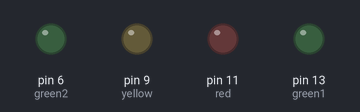
Bench run of a sketch on a simulated Arduino Uno, built with avr-gcc and run on an emulated ATmega328P. Parts: output pins drawn as LEDs (lit = HIGH).

Above: at 0.6 s.
At 3.1 s:
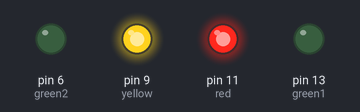
At 10.9 s:
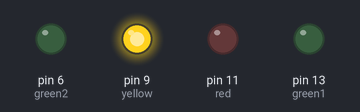
At 32.8 s:
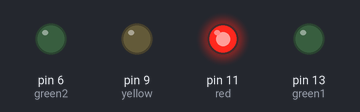
At 65.5 s:
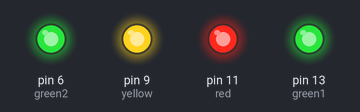
At 67.0 s:
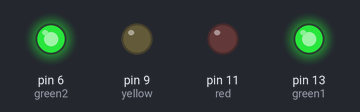
Timing chart, 0 to 106.9 s (numbered marks = the images above):
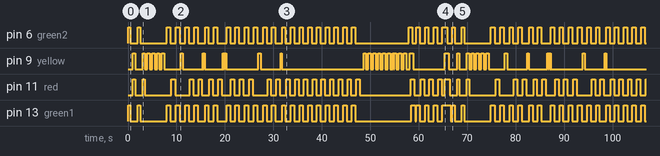

The sketch:

LED_ChristmasProject.INO
```cpp
//This project will synch the lights to the song Jingle Bell Rock when both are stared at the same time

void setup() {
  // assign lights to pins
  int green1 = 13;
  int green2 = 6;
  int yellow = 9;
  int red = 11;

  // set pins as output
  pinMode(green1, OUTPUT);
  pinMode(green2, OUTPUT);
  pinMode(red, OUTPUT);
  pinMode(yellow, OUTPUT);

  // start music
  // intro music - green on, then red and yellow, then bell pattern
  for (int i = 0; i < 2; i++) {
    digitalWrite(green1, HIGH);
    digitalWrite(green2, HIGH);
    delay(500);
    digitalWrite(green1, LOW);
    digitalWrite(green2, LOW);
    delay(500);
    digitalWrite(red, HIGH);
    digitalWrite(yellow, HIGH);
    delay(500);
    digitalWrite(red, LOW);
    digitalWrite(yellow, LOW);
    delay(500);
  }

  // bell sound
  for (int i = 0; i < 4; i++) {
    digitalWrite(yellow, HIGH);
    delay(500);
    digitalWrite(yellow, LOW);
    delay(500);
  }

  // full song pattern with functions
  for (int i = 0; i < 1; i++) JBJBJBRFunction();
  for (int i = 0; i < 2; i++) mainmusicFunction();
  for (int i = 0; i < 3; i++) GuitarFunction();
  for (int i = 0; i < 2; i++) mainmusicFunction();
  delay(100);
  for (int i = 0; i < 5; i++) GuitarFunction();
  for (int i = 0; i < 2; i++) mainmusicFunction();
  delay(100);
  for (int i = 0; i < 1; i++) JBJBJBRFunction();
  for (int i = 0; i < 2; i++) mainmusicFunction();
  for (int i = 0; i < 2; i++) GuitarFunction();
  for (int i = 0; i < 9; i++) mainmusicFunction();
  delay(600);
  for (int i = 0; i < 6; i++) {
    digitalWrite(yellow, HIGH);
    delay(500);
    digitalWrite(yellow, LOW);
    delay(500);
  }
  for (int i = 0; i < 2; i++) GuitarFunction();
  for (int i = 0; i < 3; i++) {
    digitalWrite(yellow, HIGH);
    delay(500);
    digitalWrite(yellow, LOW);
    delay(500);
  }

  // LED build-up then all off
  digitalWrite(green2, HIGH);
  delay(200);
  digitalWrite(yellow, HIGH);
  delay(200);
  digitalWrite(red, HIGH);
  delay(200);
  digitalWrite(green1, HIGH);
  delay(200);
  digitalWrite(green2, LOW);
  delay(200);
  digitalWrite(yellow, LOW);
  delay(200);
  digitalWrite(red, LOW);
  delay(200);
  digitalWrite(green1, LOW);
  delay(200);

  for (int i = 0; i < 3; i++) mainmusicFunction();

  // Ending
  digitalWrite(green1, HIGH);
  digitalWrite(green2, HIGH);
  delay(500);
  digitalWrite(red, HIGH);
  digitalWrite(yellow, HIGH);
  delay(500);
  digitalWrite(green2, LOW);
  delay(250);
  digitalWrite(yellow, LOW);
  delay(250);
  digitalWrite(red, LOW);
  delay(250);
  digitalWrite(green1, LOW);
  delay(250);
}

void loop() {
  // Repeat the full song pattern
  setup();  // Not recommended to call setup again; instead, refactor the main sequence into its own function
}

// Guitar Function
void GuitarFunction() {
  int yellow = 9;
  for (int i = 0; i < 1; i++) {
    digitalWrite(yellow, HIGH);
    delay(100);
    digitalWrite(yellow, LOW);
    delay(50);
  }
  return;
}

// JBJBJBR Function
void JBJBJBRFunction() {
  int red = 11;
  int green1 = 6;
  int green2 = 13;
  int yellow = 9;

  for (int i = 0; i < 1; i++) {
    digitalWrite(green1, HIGH);
    digitalWrite(green2, HIGH);
    delay(750);
    digitalWrite(green1, LOW);
    digitalWrite(green2, LOW);
    delay(200);
    digitalWrite(red, HIGH);
    delay(750);
    digitalWrite(red, LOW);
    delay(200);
    digitalWrite(green1, HIGH);
    digitalWrite(green2, HIGH);
    delay(750);
    digitalWrite(green1, LOW);
    digitalWrite(green2, LOW);
    delay(200);
    digitalWrite(yellow, HIGH);
    delay(500);
    digitalWrite(yellow, LOW);
    delay(500);
  }
  return;
}

// Main Music Function
void mainmusicFunction() {
  int red = 11;
  int green1 = 6;
  int green2 = 13;

  for (int i = 0; i < 1; i++) {
    digitalWrite(green1, HIGH);
    digitalWrite(green2, HIGH);
    delay(700);
    digitalWrite(green1, LOW);
    digitalWrite(green2, LOW);
    delay(200);
    digitalWrite(red, HIGH);
    delay(700);
    digitalWrite(red, LOW);
    delay(200);
  }
  return;
}
```

Measured:
- by itself, pin 6 (green2): HIGH → LOW at 0.50 s, → HIGH 1.5 s later, → LOW 0.50 s later, → HIGH 5.5 s later, … (93 changes in this stretch)
- by itself, pin 9 (yellow): HIGH → LOW at 1.5 s, → HIGH 1.5 s later, → LOW 0.50 s later, → HIGH 0.50 s later, … (97 changes in this stretch)
- by itself, pin 11 (red): HIGH → LOW at 1.5 s, → HIGH 1.5 s later, → LOW 0.50 s later, → HIGH 5.5 s later, … (84 changes in this stretch)
- by itself, pin 13 (green1): HIGH → LOW at 0.50 s, → HIGH 1.5 s later, → LOW 0.50 s later, → HIGH 5.5 s later, … (93 changes in this stretch)
